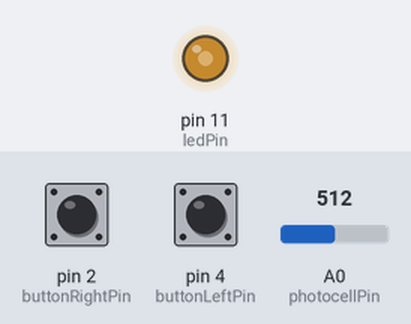
Bench run of a sketch on a simulated Arduino Uno, built with avr-gcc and run on an emulated ATmega328P. On the bench: output pins drawn as LEDs (lit = HIGH). The inputs (shaded band) are chosen by the test bench; at power-on: A0 (photocellPin) = 512, pin 2 (buttonRightPin) LOW, pin 4 (buttonLeftPin) LOW.

Above: at 1.2 s.
1.3 s: A0 (photocellPin) set to 306
At 1.8 s:
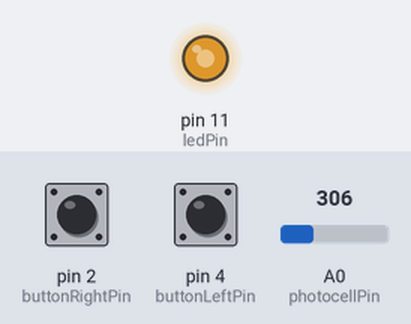
2.8 s: pin 2 (buttonRightPin) pulled HIGH for 0.15 s
At 4.0 s:
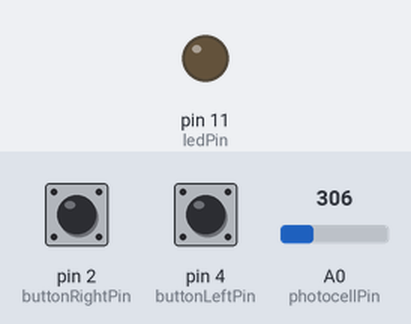
4.4 s: pin 4 (buttonLeftPin) pulled HIGH for 0.15 s
At 5.3 s:
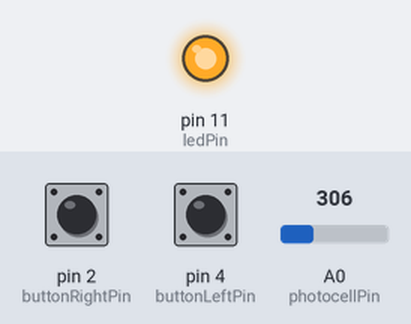
Timing chart, 0 to 7.4 s (numbered marks = the images above; inputs shaded):
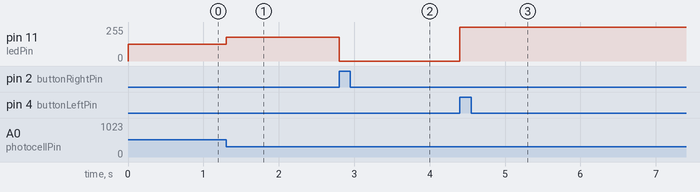

The sketch:

natezenie.ino
```cpp
int photocellPin = 0;
int ledPin = 11;
int buttonLeftPin = 4;
int buttonRightPin = 2;

int minLed = 0, maxLed = 255;
int minCell = 0, maxCell = 1023;

int photocellVal, ledVal, btnLVal, btnRVal;

void setup(void)
{
  pinMode(buttonLeftPin, INPUT);
  pinMode(buttonRightPin, INPUT);
}

void loop(void)
{
  photocellVal = analogRead(photocellPin);
  btnLVal = digitalRead(buttonLeftPin);
  btnRVal = digitalRead(buttonRightPin);

  if (btnLVal == HIGH) {
    minCell = photocellVal;
    //maxCell = 1023;
  }
  if (btnRVal == HIGH) {
    maxCell = photocellVal;
    //minCell = 0;
  }

  photocellVal = constrain(photocellVal, minCell, maxCell);
  photocellVal = maxCell - photocellVal + minCell;
  ledVal = map(photocellVal, minCell, maxCell, 0, 255);
  //ledVal = constrain(ledVal, 0, 255);

  analogWrite(ledPin, ledVal);
}
```

Measured:
- after the input at 1.3 s, pin 11 (ledPin): 127/255 → 178/255 at once
- after the input at 2.8 s, pin 11 (ledPin): 178/255 → 0/255 at once
- after the input at 4.4 s, pin 11 (ledPin): 0/255 → 255/255 at once
